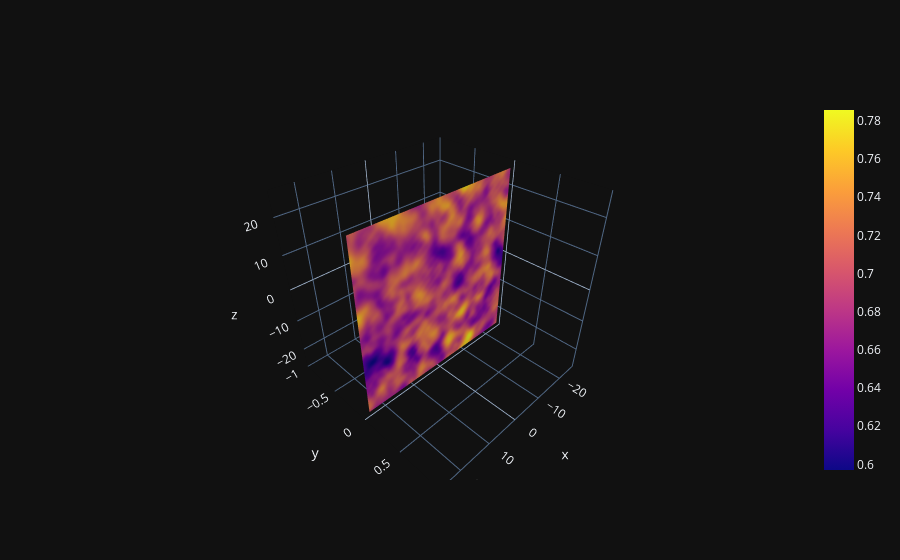

The cell this chart's notebook holds for it:
### Code cell
with torch.no_grad():
    torch.random.manual_seed(0)
    sample = rff_sampler(points, sample_shape=torch.Size([1000]))
    c = sample.var(dim=0)
    x, y = points.view(100, 100, -1).unbind(-1)
    z = torch.zeros_like(x)

fig = go.Figure(data=[go.Surface(x=y, y=z, z=x, surfacecolor=c.view_as(x))])
fig.show()

### Figure 1 — Plotly figure (JSON) as saved in the notebook; plotly's stock layout.template omitted (floating-point values rounded to 4 significant figures; data arrays with more than 128 entries replaced by an {"elided": "..."} marker saying what was removed)
{"data": [{"surfacecolor": {"elided": "100x100 float values"}, "type": "surface", "x": {"elided": "100x100 float values"}, "y": {"elided": "100x100 int values"}, "z": {"elided": "100x100 float values"}}], "layout": {}}
